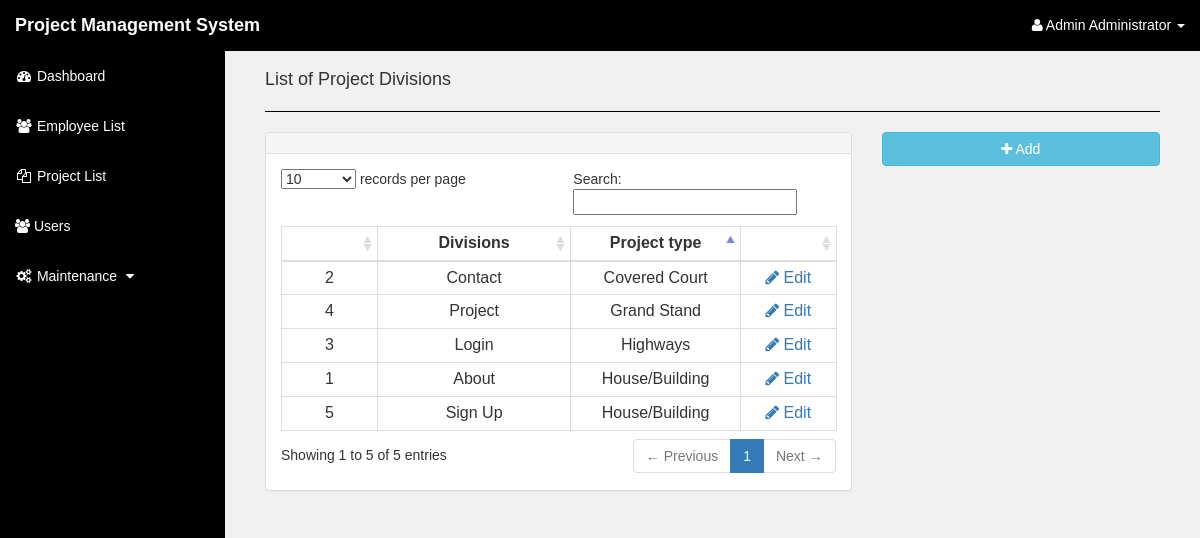
The app's page /pages/index.php?page=division (signed in) with its own data.
### tables this page shows
CREATE TABLE `project_division` (
  `pd_id` int(11) NOT NULL,
  `division` varchar(100) NOT NULL,
  `project_type` int(5) NOT NULL
);

### pages/division.php (the view, shortened to what this page needs)
<div class="col-md-12">
	<h4>List of Project Divisions</h4>
<hr style="border-bottom:1px solid black"></hr>
</div>
<div class="col-lg-8">
	<div class="panel panel-default">
        <div class="panel-heading">
        </div>
        <div class="panel-body">
       <table id="position" class="table table-bordered table-condensed">
    <thead>
      <tr id="heads">
        <th class="col-md-1 text-center"></th>
        <th class="col-md-2 text-center">Divisions</th>
        <th class="col-md-1 text-center">Project type</th>
        <th class="col-md-1 text-center"></th>
      </tr>
    </thead>
    <tbody>
    <?php
    include '../includes/db.php';
      $query=  mysqli_query($conn, "SELECT * FROM project_division order by division");
         $i = 1;
         while($row = mysqli_fetch_assoc($query)) {
         $id =$row['pd_id'];
    ?>
      <tr>
        <td style="text-transform:capitalize" class="text-center"><?php echo $i++ ?></td>
        <td style="text-transform:capitalize" class="text-center"><?php echo $row['division'] ?><input type="hidden" id="div<?php echo $id ?>" value="<?php echo $row['division'] ?>"></td>
        <td style="text-transform:capitalize" class="text-center"><?php
        if($row['project_type'] == '1'){
        	echo 'House/Building';
        } elseif($row['project_type'] == '3'){
        	echo 'Highways';
        }elseif($row['project_type'] == '0'){
        	echo 'All';
        }elseif($row['project_type'] == '4'){
        	echo 'Grand Stand';
        }elseif($row['project_type'] == '5'){
        	echo 'Covered Court';
        }
         ?><input type="hidden" id="typ<?php echo $id ?>" value="<?php echo $row['project_type'] ?>"></td>
        <td style="text-transform:capitalize" class="text-center"><center><a onclick="update_div(<?php echo $id ?>)"><i class="fa fa-pencil"></i> edit</a></center></td>
       </tr>
      <?php } ?>
    </tbody>
  </table>
		</div>
	</div>
</div>
<div class="col-md-4">
	<a class="col-sm-12 btn btn-md btn-info" id="add_div" onclick="add_form()"><center><i class="fa fa-plus"></i> Add</center></a>
	<br>
</div>

### includes/header.php (shortened to what this page needs)
<head>
    <link href="../asset/css/bootstrap.min.css" rel="stylesheet">
    <link href="../asset/css/sb-admin.css" rel="stylesheet">
    <link href="../asset/css/plugins/morris.css" rel="stylesheet">
    <link href="../asset/font-awesome/css/font-awesome.min.css" rel="stylesheet" type="text/css">
    <link href="../datatables/dataTables.bootstrap.css" rel="stylesheet">
  <link href="../chosen/chosen.css" rel="stylesheet" media="screen">
  <link href="../asset/css/styles.css" rel="stylesheet">
</head>

### pages/index.php (shortened to what this page needs)
<?php include '../includes/auth.php';
      include '../includes/header.php'; ?>
<!DOCTYPE html>
<html lang="en">
<body style="background-color:rgba(241, 241, 241, 0.9) !important">
    <div id="wrapper">
        <nav class="navbar navbar-inverse navbar-fixed-top" role="navigation">
            <div class="navbar-header">
                <a class="navbar-brand" href=""><b>Project Management System</b></a>
            </div>
            <ul class="nav navbar-right top-nav">
                <li class="dropdown">
                    <a href="#" class="dropdown-toggle" data-toggle="dropdown"><i class="fa fa-user"></i>
                <?php echo $_SESSION['NAME']?>
                    <b class="caret"></b></a>
                        </li>
                    </ul>
            <div class="collapse navbar-collapse navbar-ex1-collapse">
            <?php  include '../includes/sidebar.php'; ?>
            </div>
        </nav>
        <div id="page-wrapper">
            <div class="container-fluid">
<?php
$page = isset($_GET['page']) && !empty($_GET['page']) ? $_GET['page'] : 'home';
$pages = array('home','position','employee','employee_profile','division','project_list','project_detail','progress','update_progress','user_list','attendance','project_team');
if (!empty($page)) {
    if(in_array($page,$pages)) {
        $page .= '.php';
        include($page);
    }
    else {
        echo 'Page not found. Return
        <a href="index.php?page=home">home</a>';
    }
}
?>
            </div>
        </div>
        </div>
</body>
</html>

### includes/sidebar.php (shortened to what this page needs)
    <ul class="nav navbar-nav side-nav">
                <li>
                    <a href="index.php?page=home"><i class="fa fa-fw fa-dashboard"></i> Dashboard</a>
                </li>
                <li class=''>
                    <a href="index.php?page=employee&io=1"><i class="fa fa-fw fa-users"></i> Employee List</a>
                </li>
                <li>
                    <a href="index.php?page=project_list&io=1"><i class="fa fa-fw fa-files-o"></i> Project List</a>
                </li>
            <?php if($_SESSION['TYPE'] == 1): ?>
                <li class=''>
                <a href="index.php?page=user_list&io=1"><i class="fa fa-users"></i> Users</a>
                </li>
            <?php endif; ?>
                <li>
                    <a id="dem3" href="javascript:;" data-toggle="collapse" data-target="#demo3"><i class="fa fa-fw fa-gears"></i> Maintenance       <i class="fa fa-fw fa-caret-down"></i></a>
                </li>
</ul>

### asset/css/sb-admin.css (style rules this page uses)
body { margin-top: 100px; background-color: #222; }
@media (min-width:768px) { body { margin-top: 50px; } }
#wrapper { padding-left: 0; }
#page-wrapper { width: 100%; padding: 0; background-color: #fff; }
@media (min-width:768px) { #wrapper { padding-left: 225px; } }
@media (min-width:768px) { #page-wrapper { padding: 10px; } }
.top-nav { padding: 0 15px; }
.top-nav>li { display: inline-block; float:left; }
.top-nav>li>a { padding-top: 15px; padding-bottom: 15px; line-height: 20px; color: #999; }
@media (min-width:768px) { .side-nav { position: fixed; top: 51px; left: 225px; width: 225px; margin-left: -225px; border: none; border-radius: 0; overflow-y: auto; background-color: #222; bottom: 0; overflow-x: hidden; padding-bottom: 40px; } }
@media (min-width:768px) { .side-nav>li>a { width: 225px; } }

### asset/css/styles.css (style rules this page uses)
#page-wrapper { min-height: 870px; }
.side-nav { background-color:#000000 !important;; }
.navbar-inverse .navbar-nav>li { color: #fff; background-color:rgb(0, 0, 0); }
.navbar-inverse .navbar-nav>li>a { color:white; border-bottom: white !important; }
.navbar-inverse { background-color:#000000 !important; border-color:#000000ce !important; }
* { box-sizing:border-box }
body { font-family: Verdana,sans-serif; }
.navbar-inverse .navbar-brand { color: #ffffff !important; }
#page-wrapper { background-color: rgb(241, 241, 241) !important; }
.top-nav>li>a { padding-top: 15px; padding-bottom: 15px; line-height: 20px; color: #fff; }

### pages/index.php (style rules this page uses)
#page-wrapper { background-color: rgb(241, 241, 241) !important; }

### records on screen
project_division: division "About", project_type "House/Building"
project_division: division "Contact", project_type "Covered Court"
project_division: division "Login", project_type "Highways"
project_division: division "Project", project_type "Grand Stand"
project_division: division "Sign Up", project_type "House/Building"

### other values on screen
$_SESSION['NAME'] "Admin Administrator"
